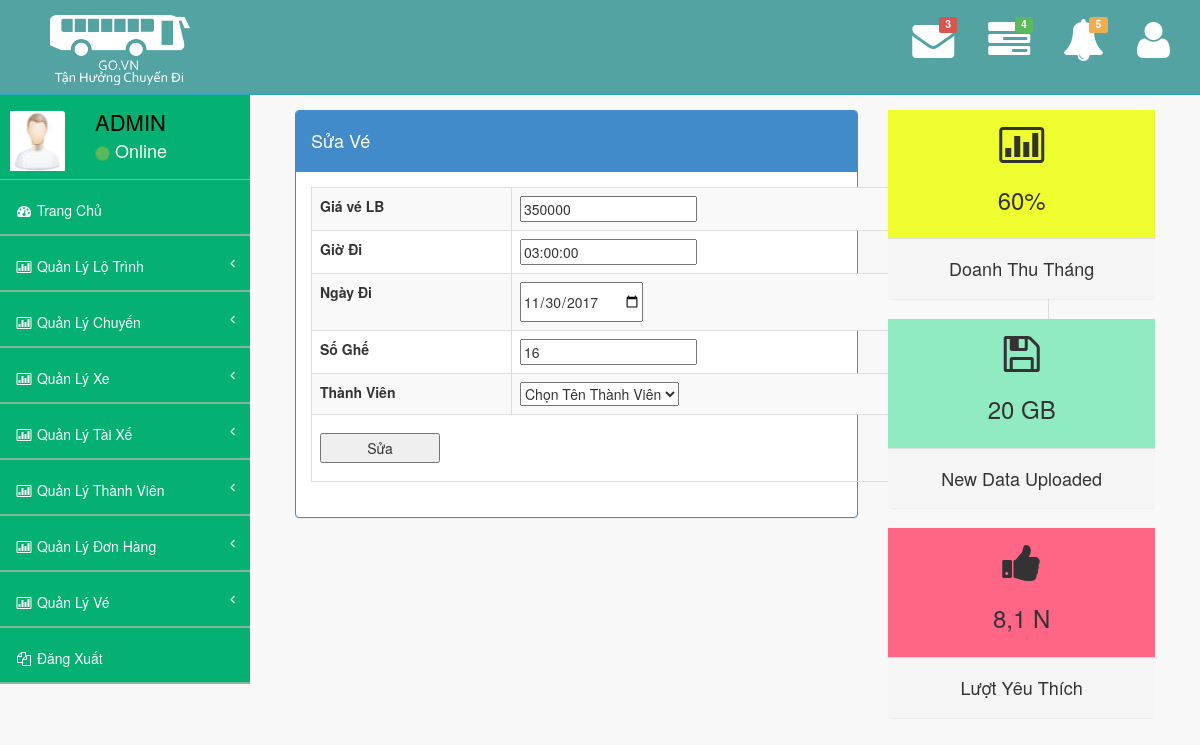
The page /admin.php?p=suave&id=2 on the database its author committed.
### tables this page shows
CREATE TABLE `vexe` (
  `id` int(11) NOT NULL,
  `GiaveLB` int(11) NOT NULL,
  `Giodi` time NOT NULL,
  `Ngaydi` date NOT NULL,
  `Soghe` varchar(200) NOT NULL,
  `id_thanhvien` int(11) NOT NULL
);

### page/suave.php (the view, shortened to what this page needs)
<?php
if(!isset($_GET["id"])){
    header("location:admin.php?p=danhsachvexe");
    exit();
}else{
$id = $_GET["id"];
settype($id,'int');
if($id <= 0){
    header("location:admin.php?p=danhsachvexe");
    exit();
}else{
    $stmt_data_edit = $conn ->prepare("SELECT * FROM vexe WHERE id = :id ");
    $stmt_data_edit -> bindParam(":id",$id,PDO::PARAM_INT);
    $stmt_data_edit->execute();
    $data_edit = $stmt_data_edit->fetch(PDO::FETCH_ASSOC);
            ?>
            <?php
}
?>
<form action="" method="POST" accept-charset="utf-8" enctype="multipart/form-data">
<div id="page-wrapper">
            <div >
                <div class="col-lg-8">
                    <div class="panel panel-primary">
                        <div class="panel-heading">
                            <h4> Sửa Vé</h4>
                        </div>
                        <div class="panel-body">
                            <div class="row">
                                <div class="col-lg-12">
                                    <div class="table-responsive">
                                        <table class="table table-bordered table-hover table-striped">
                                            <tbody>
                                             <tr>
                                                    <th width="200">Giá vé LB</th>
                                                    <td>
                                                        <input type="text" name="txtGiavelb" <?php
                                                                if(isset($_POST["txtGiavelb"])){
                                                                    echo  'value="' . $_POST["txtGiavelb"] . '"' ;
                                                                }else{
                                                                    echo 'value="' . $data_edit["GiaveLB"] . '"';
                                                                }
                                                            ?> />
                                                    </td>
                                                </tr>
                                                <tr>
                                                    <th width="120">Giờ Đi</th>
                                                    <td>
                                                        <input type="text" name="txtGiodi" <?php
                                                                if(isset($_POST["txtGiodi"])){
                                                                    echo  'value="' . $_POST["txtGiodi"] . '"' ;
                                                                }else{
                                                                    echo 'value="' . $data_edit["Giodi"] . '"';
                                                                }
                                                            ?> />
                                                    </td>
                                                </tr>
                                                <tr>
                                                    <th width="120">Ngày Đi</th>
                                                    <td>
                                                        <input type="date" name="txtNgaydi" <?php
                                                                if(isset($_POST["txtNgaydi"])){
                                                                    echo  'value="' . $_POST["txtNgaydi"] . '"' ;
                                                                }else{
                                                                    echo 'value="' . $data_edit["Ngaydi"] . '"';
                                                                }
                                                            ?> />
                                                    </td>
                                                </tr>
                                                <tr>
                                                    <th width="120">Số Ghế</th>
                                                    <td>
                                                        <input type="text" name="txtSoghe" <?php
                                                                if(isset($_POST["txtSoghe"])){
                                                                    echo  'value="' . $_POST["txtSoghe"] . '"' ;
                                                                }else{
                                                                    echo 'value="' . $data_edit["Soghe"] . '"';
                                                                }
                                                            ?> />
                                                    </td>
                                                </tr>
                                                <tr>
                                                    <th width="120">Thành Viên</th>
                                                    <td>
                                                        <select name="slecThanhvien" >
                                                            <option value="">Chọn Tên Thành Viên</option>
                                                        </select>
                                                    </td>
                                                </tr>
                                                <tr>
                                                    <td colspan="2" align="center"><button type="submit" class="themtuyen" name="btnSua">Sửa</button></td>
                                                </tr>
                                            </tbody>
                                        </table>
                                    </div>
                                </div>
                            </div>
                        </div>
                    </div>
                </div>
                <div class="col-lg-4">
                    <div class="panel panel-primary text-center no-boder">
                        <div class="panel-body yellow">
                            <i class="fa fa-bar-chart-o fa-3x"></i>
                            <h3>60% </h3>
                        </div>
                        <div class="panel-footer">
                            <span class="panel-eyecandy-title"><h4>Doanh Thu Tháng</h4>
                            </span>
                        </div>
                    </div>
                    <div class="panel panel-primary text-center no-boder">
                        <div class="panel-body green">
                            <i class="fa fa fa-floppy-o fa-3x"></i>
                            <h3>20 GB</h3>
                        </div>
                        <div class="panel-footer">
                            <span class="panel-eyecandy-title"><h4>New Data Uploaded</h4>
                            </span>
                        </div>
                    </div>
                    <div class="panel panel-primary text-center no-boder">
                        <div class="panel-body red">
                            <i class="fa fa-thumbs-up fa-3x"></i>
                            <h3>8,1 N </h3>
                        </div>
                        <div class="panel-footer">
                            <span class="panel-eyecandy-title"><h4>Lượt Yêu Thích</h4>
                            </span>
                        </div>
                    </div>
                </div>
            </div>
        </div>
        </form>
        <?php } ?>

### admin/assets/css/style.css (style rules this page uses)
body { background-color: #f8f8f8; }

### admin/assets/css/main-style2.css (style rules this page uses)
.green { background-color:rgb(144, 236, 192); }
.red { background-color:rgb(255, 102, 133); }
.yellow { background-color:rgb(237, 253, 46); }
.no-boder { border:0px solid #5bc0de !important; }
@media (min-width:768px) { #page-wrapper { position: inherit; margin: 0 0 0 250px; padding: 0 30px; min-height: 1000px; } }

### rows shown on the page
vexe: txtGiavelb "350000", txtGiodi "03:00:00", txtNgaydi "11/30/2017", txtSoghe "16"
